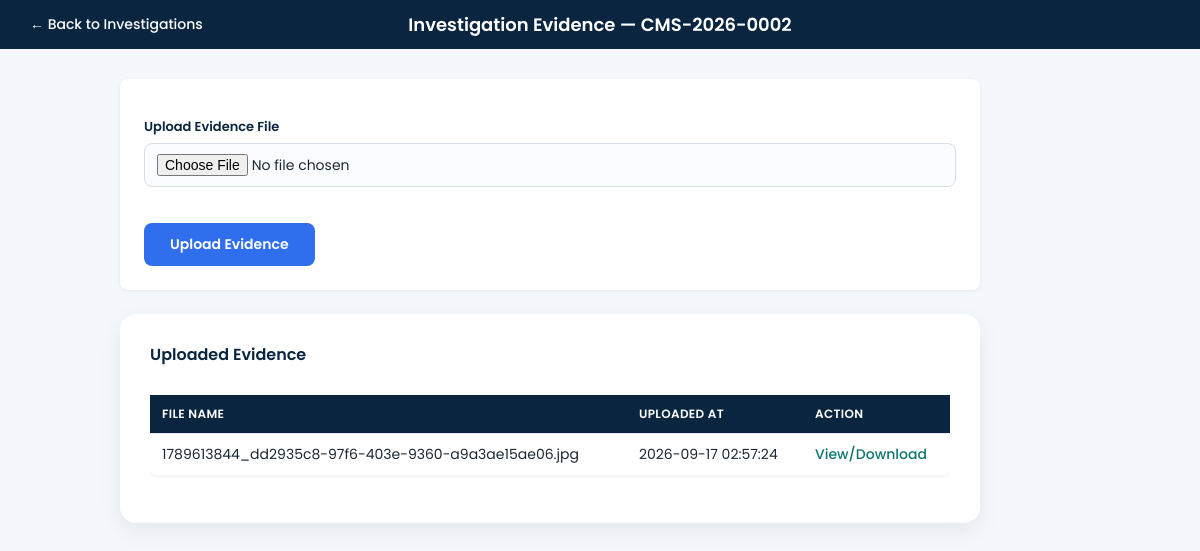
The page /investigation_evidence_form.php?investigation_id=1 (signed in) on the database its author committed.
### tables this page shows
CREATE TABLE `investigations` (
  `investigation_id` int(11) NOT NULL,
  `complaint_id` int(11) NOT NULL,
  `investigator_id` int(11) NOT NULL,
  `start_date` date NOT NULL,
  `target_completion_date` date DEFAULT NULL,
  `status` enum('Assigned','In Progress','Evidence Gathering','Findings Prepared','Completed') DEFAULT 'Assigned',
  `created_at` timestamp NOT NULL DEFAULT current_timestamp()
);

CREATE TABLE `complaints` (
  `complaint_id` int(11) NOT NULL,
  `complaint_number` varchar(30) NOT NULL,
  `complainant_id` int(11) NOT NULL,
  `category_id` int(11) NOT NULL,
  `subject` varchar(200) NOT NULL,
  `description` text NOT NULL,
  `date_filed` date NOT NULL,
  `location` varchar(150) DEFAULT NULL,
  `priority` enum('low','medium','high') DEFAULT 'medium',
  `status` enum('Submitted','For Assignment','Assigned','Under Investigation','Action Required','For Resolution','Resolved','Closed') DEFAULT 'Submitted',
  `created_at` timestamp NOT NULL DEFAULT current_timestamp()
);

CREATE TABLE `investigation_evidence` (
  `evidence_id` int(11) NOT NULL,
  `investigation_id` int(11) NOT NULL,
  `file_name` varchar(255) NOT NULL,
  `file_path` varchar(255) NOT NULL,
  `uploaded_by` int(11) DEFAULT NULL,
  `uploaded_at` timestamp NOT NULL DEFAULT current_timestamp()
);

### investigation_evidence_form.php (the view, shortened to what this page needs)
<?php
$conn = new mysqli("localhost", "root", "", "complaint_management_db");
$investigation_id = $_GET['investigation_id'];
$stmt = $conn->prepare(
    "SELECT i.*, c.complaint_number FROM investigations i JOIN complaints c ON i.complaint_id = c.complaint_id WHERE i.investigation_id = ?"
);
$stmt->bind_param("i", $investigation_id);
$stmt->execute();
$investigation = $stmt->get_result()->fetch_assoc();
$evidenceList = $conn->prepare("SELECT * FROM investigation_evidence WHERE investigation_id = ? ORDER BY evidence_id DESC");
$evidenceList->bind_param("i", $investigation_id);
$evidenceList->execute();
$evidenceResult = $evidenceList->get_result();
?>
<!DOCTYPE html>
<html>
<head>
    <link rel="stylesheet" href="assets/style.css">
</head>
<body>
    <div class="topbar">
        <a class="back-link" href="investigation_list.php">← Back to Investigations</a>
        <h2>Investigation Evidence — <?php echo htmlspecialchars($investigation['complaint_number']); ?></h2>
    </div>
    <div class="page-wrap">
      <div class="content-wrap" style="position:absolute; left:50%; transform:translateX(-50%); width:860px; max-width:calc(100% - 40px);">
        <div class="form-card">
            <form action="save_investigation_evidence.php" method="POST" enctype="multipart/form-data">
                <div class="form-group">
                    <label>Upload Evidence File</label>
                    <input type="file" name="evidence_file" required>
                </div>
                <button type="submit">Upload Evidence</button>
            </form>
        </div>
        <div class="table-card">
            <h3>Uploaded Evidence</h3>
            <?php if ($evidenceResult->num_rows > 0): ?>
            <div class="table-scroll">
                <table>
                    <tr>
                        <th>File Name</th>
                        <th>Uploaded At</th>
                        <th>Action</th>
                    </tr>
                    <?php while ($row = $evidenceResult->fetch_assoc()): ?>
                    <tr>
                        <td><?php echo htmlspecialchars($row['file_name']); ?></td>
                        <td><?php echo $row['uploaded_at']; ?></td>
                        <td><a href="<?php echo htmlspecialchars($row['file_path']); ?>" target="_blank">View/Download</a></td>
                    </tr>
                    <?php endwhile; ?>
                </table>
            </div>
            <?php else: ?>
                <p class="empty-note">No evidence uploaded yet.</p>
            <?php endif; ?>
        </div>
      </div>
    </div>
</body>
</html>

### assets/style.css (style rules this page uses)
* { box-sizing: border-box; }
html, body { margin: 0 !important; padding: 0 !important; width: 100% !important; min-height: 100vh !important; overflow-x: hidden !important; background: #f4f7fb !important; }
body { font-family: 'Poppins', sans-serif; color: #1e293b; }
h1, h2, h3 { color: #0f3d5c; font-weight: 600; }
h2 { font-size: 22px; margin-top: 30px; }
h3 { font-size: 18px; margin-top: 24px; }
body > *:not(script):not(#pageContent):not(#loadingOverlay):not(#splashOverlay):not(#loadingLogo):not(.topbar):not(.main-content):not(body.reg-page > *):not(body.track-page > *) { max-width: 1100px; margin-left: auto; margin-right: auto; padding-left: 20px; padding-right: 20px; }
a { color: #0f766e; text-decoration: none; font-weight: 500; }
table { border-collapse: collapse; width: 100%; background: #ffffff; margin-top: 12px; margin-bottom: 20px; box-shadow: 0 1px 4px rgba(0, 0, 0, 0.08); border-radius: 6px; overflow: hidden; }
th, td { padding: 10px 14px; text-align: left; border-bottom: 1px solid #e2e8f0; font-size: 14px; }
th { background: #0f3d5c; color: #ffffff; font-weight: 600; text-transform: uppercase; font-size: 12px; letter-spacing: 0.03em; }
form { background: #ffffff; padding: 24px; border-radius: 8px; box-shadow: 0 1px 4px rgba(0, 0, 0, 0.08); max-width: 550px; margin: 16px auto 0; }
label { display: block; margin-top: 14px; margin-bottom: 4px; font-weight: 500; font-size: 14px; color: #334155; }
input, select, textarea { width: 100%; padding: 9px 12px; border: 1px solid #cbd5e1; border-radius: 6px; font-size: 14px; font-family: 'Poppins', sans-serif; background: #f8fafc; }
button, input[type="submit"] { margin-top: 18px; padding: 10px 22px; background: #0f766e; color: #ffffff; border: none; border-radius: 6px; font-weight: 600; font-size: 14px; cursor: pointer; transition: background 0.2s; }
@media (min-width: 769px) { table { overflow-x: visible; } }

### investigation_evidence_form.php (style rules this page uses)
:root { --navy: #0a2540; --accent: #2f6fed; --bg: #f4f7fb; }
* { box-sizing: border-box; font-family: 'Poppins', sans-serif; }
body { margin: 0; background: var(--bg); color: #1b2733; }
.topbar { background: var(--navy); color: #fff; position: relative; display: flex; align-items: center; padding: 14px 30px; }
.topbar h2 { position: absolute; left: 50%; transform: translateX(-50%); margin: 0; color: #fff; font-size: 18px; font-weight: 600; white-space: nowrap; }
.topbar .back-link { color: #fff; text-decoration: none; font-size: 14px; z-index: 1; }
html, body { margin: 0 !important; padding: 0 !important; }
body .page-wrap { position: relative; width: 100% !important; margin: 0 !important; padding: 30px 0 60px 0 !important; }
.content-wrap { position: absolute; left: 50%; transform: translateX(-50%); top: 30px; width: 860px; max-width: calc(100% - 40px); }
.form-card, .table-card { width: 100%; }
.form-card, .table-card { margin-bottom: 24px; opacity: 0; animation: fadeUp 0.5s ease forwards; }
.table-card { padding: 28px 30px; background: #fff; border-radius: 16px; box-shadow: 0 8px 24px rgba(10, 37, 64, 0.07); }
.form-card label { display: block; font-size: 13px; font-weight: 600; color: var(--navy); margin-bottom: 6px; }
.form-card form { margin: 0 auto; max-width: 100%; }
.form-group { margin-bottom: 18px; }
input[type="file"] { width: 100%; padding: 10px 12px; border: 1px solid #d7dee8; border-radius: 8px; font-size: 14px; background: #fafcff; }
button[type="submit"] { background: var(--accent); color: #fff; border: none; padding: 11px 26px; border-radius: 8px; font-size: 14px; font-weight: 600; cursor: pointer; transition: background 0.2s; }
.table-card h3 { margin: 0 0 16px 0; color: var(--navy); font-size: 16px; }
.table-scroll { overflow-x: auto; }
table { width: 100%; border-collapse: collapse; font-size: 13px; }
th { background: var(--navy); color: #fff; text-align: left; padding: 10px 12px; white-space: nowrap; }
td { padding: 10px 12px; border-bottom: 1px solid #eef1f5; vertical-align: top; }
tr:last-child td { border-bottom: none; }

### rows shown on the page
investigations: complaint.complaint_number "CMS-2026-0002"
investigation_evidence: file_name "1789613844_dd2935c8-97f6-403e-9360-a9a3ae15ae06.jpg", uploaded_at "2026-09-17 02:57:24"
